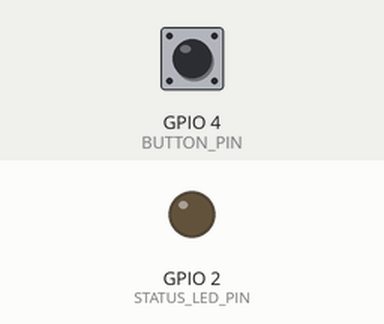
A sketch run on a simulated ESP32. Parts: output pins drawn as LEDs (lit = HIGH). The inputs (shaded band) are chosen by the test bench; at power-on: GPIO 4 (BUTTON_PIN) HIGH. WiFi joins after 1.5 s; servers stay silent unless stated; no MQTT or app messages arrive unless stated; what the sketch prints to the serial monitor is not drawn.

Above: at 2.8 s.
2.9 s: GPIO 4 (BUTTON_PIN) pulled LOW for 0.15 s
At 2.91 s:
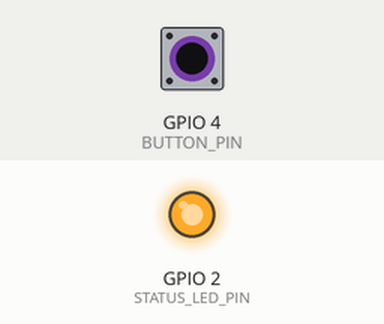
Timing chart, 0 to 5.9 s (numbered marks = the images above; inputs shaded):
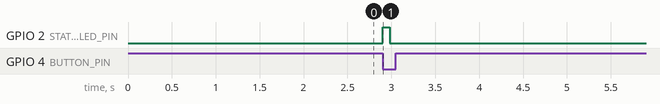

Measured:
- after the input at 2.9 s, GPIO 2 (STATUS_LED_PIN): LOW → HIGH at once, → LOW 0.08 s later

The sketch:

visitor_counter.ino
```cpp
/*
  Smart Visitor Counter — ESP32 firmware

  On each debounced press of a push button, publishes a small JSON
  message over MQTT/TLS to AWS IoT Core. All counting logic lives in
  the cloud (Lambda + DynamoDB) — this sketch's only job is to report
  "a press happened" reliably.

  Wiring:
    Push button between BUTTON_PIN and GND (uses internal pull-up,
    so no external resistor is needed).
    Onboard/external LED on STATUS_LED_PIN blinks to acknowledge a
    registered press.

  Libraries required (install via Library Manager):
    - PubSubClient (Nick O'Leary)
    - ArduinoJson
  Board package: esp32 by Espressif Systems
*/

#include <WiFiClientSecure.h>
#include <PubSubClient.h>
#include <ArduinoJson.h>

// ---------- USER CONFIG ----------

const char* WIFI_SSID     = "YOUR_WIFI_SSID";
const char* WIFI_PASSWORD = "YOUR_WIFI_PASSWORD";

// From: aws iot describe-endpoint --endpoint-type iot:Data-ATS
const char* AWS_IOT_ENDPOINT = "xxxxxxxxxxxxxx-ats.iot.us-east-1.amazonaws.com";
const int   AWS_IOT_PORT     = 8883;

const char* DEVICE_ID = "esp32-visitor-counter-01";
// Must match the topic your IoT policy and IoT rule allow.
String MQTT_TOPIC = String("visitorcounter/") + DEVICE_ID + "/press";

const int BUTTON_PIN     = 4;   // GPIO4, active LOW
const int STATUS_LED_PIN = 2;   // onboard LED on most ESP32 dev boards
const unsigned long DEBOUNCE_MS = 250;

// ---------- CERTIFICATES ----------
// Paste the contents of each PEM file between the R"EOF( ... )EOF" markers.
// Keep the BEGIN/END lines and line breaks exactly as in the original file.

const char AWS_ROOT_CA[] PROGMEM = R"EOF(
-----BEGIN CERTIFICATE-----
PASTE_AmazonRootCA1_PEM_HERE
-----END CERTIFICATE-----
)EOF";

const char DEVICE_CERT[] PROGMEM = R"EOF(
-----BEGIN CERTIFICATE-----
PASTE_DEVICE_CERTIFICATE_PEM_HERE
-----END CERTIFICATE-----
)EOF";

const char DEVICE_PRIVATE_KEY[] PROGMEM = R"EOF(
-----BEGIN RSA PRIVATE KEY-----
PASTE_DEVICE_PRIVATE_KEY_PEM_HERE
-----END RSA PRIVATE KEY-----
)EOF";

// ---------- GLOBALS ----------

WiFiClientSecure tlsClient;
PubSubClient mqttClient(tlsClient);

unsigned long lastPressMillis = 0;
int lastButtonState = HIGH;

// ---------- SETUP HELPERS ----------

void connectWiFi() {
  Serial.printf("Connecting to Wi-Fi \"%s\"...\n", WIFI_SSID);
  WiFi.mode(WIFI_STA);
  WiFi.begin(WIFI_SSID, WIFI_PASSWORD);
  while (WiFi.status() != WL_CONNECTED) {
    delay(400);
    Serial.print(".");
  }
  Serial.printf("\nWi-Fi connected, IP: %s\n", WiFi.localIP().toString().c_str());
}

void connectAWSIoT() {
  tlsClient.setCACert(AWS_ROOT_CA);
  tlsClient.setCertificate(DEVICE_CERT);
  tlsClient.setPrivateKey(DEVICE_PRIVATE_KEY);

  mqttClient.setServer(AWS_IOT_ENDPOINT, AWS_IOT_PORT);

  Serial.println("Connecting to AWS IoT Core...");
  while (!mqttClient.connected()) {
    if (mqttClient.connect(DEVICE_ID)) {
      Serial.println("Connected to AWS IoT Core.");
    } else {
      Serial.printf("MQTT connect failed, rc=%d. Retrying in 3s...\n", mqttClient.state());
      delay(3000);
    }
  }
}

void publishPressEvent() {
  StaticJsonDocument<128> doc;
  doc["device_id"] = DEVICE_ID;
  doc["event"] = "press";
  doc["uptime_ms"] = millis();

  char payload[128];
  size_t len = serializeJson(doc, payload);

  bool ok = mqttClient.publish(MQTT_TOPIC.c_str(), payload, len);
  Serial.printf("Publish %s: %s\n", ok ? "OK" : "FAILED", payload);

  // Brief LED flash to confirm the press was sent.
  digitalWrite(STATUS_LED_PIN, HIGH);
  delay(80);
  digitalWrite(STATUS_LED_PIN, LOW);
}

// ---------- ARDUINO ENTRY POINTS ----------

void setup() {
  Serial.begin(115200);
  pinMode(BUTTON_PIN, INPUT_PULLUP);
  pinMode(STATUS_LED_PIN, OUTPUT);

  connectWiFi();
  connectAWSIoT();
}

void loop() {
  if (!mqttClient.connected()) {
    connectAWSIoT();
  }
  mqttClient.loop();

  int reading = digitalRead(BUTTON_PIN);

  // Falling edge = button just pressed (active LOW with pull-up).
  if (reading == LOW && lastButtonState == HIGH &&
      (millis() - lastPressMillis) > DEBOUNCE_MS) {
    lastPressMillis = millis();
    publishPressEvent();
  }

  lastButtonState = reading;
}
```
